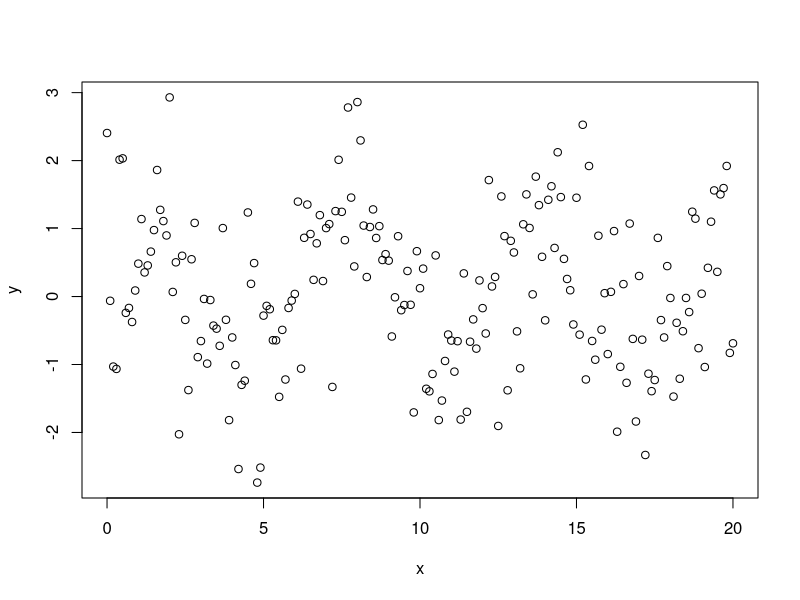

The R script that drew this image: (Note: this script raises an error after producing the figure.)

x<-seq(0,20,0.1)
y <- sin(x) + rnorm(x)
plot(x,y)




x<-seq(0,20,0.1)
y <- sin(x) + rnorm(x)

data<-data.frame(x,y)

ggplot(data, aes(x = x, y = y)) + 
  geom_point()+
  geom_line(aes(y=loocv_smoother(x,y,seq(0,1,0.1))),color="blue")


wave <- seq(0, 10, 0.2)
y <- sin(wave) + rnorm(wave)
data<-data.frame(x=wave,y=y)

#plot(x,y)

#wave <- seq(0, 10, 0.2)
#y <- sin(wave) + rnorm(wave)

smoother_loocv_v1(data$x,data$y)


#data<-data.frame(x=wave,y=y)

ggplot(data, aes(x = x, y = y)) + 
  geom_point()+
  geom_line(aes(y=smoother_loocv_v1(x,y)),color="blue")


ggplot(data, aes(x = x, y = y)) + 
  geom_point()+
  geom_line(aes(y=loocv_smoother(x,y, seq(0, 1, 0.1))),color="blue")


ggplot(data, aes(x = x, y = y)) + 
  geom_point()+
  geom_line(aes(y=smoother_loocv_v1(x,y)),color="blue")

ggplot(data, aes(x = x, y = y)) + 
  geom_point()+
  geom_line(aes(y=loocv_smoother(x,y,seq(0,1,0.1))),color="blue")

plot(wave, y)
lines(wave, l_m$S %*% y)
lines(wave, smoother_loocv_v1(wave,y))


ggplot(data, aes(x = Year, y = Temperature)) + 
  geom_point()+
  geom_line(aes(y=smoother_loocv_v1(data$Year,data$Temperature)),color="blue")

ggplot(Nuuk_year, aes(x = year, y = mean)) + 
  geom_point() + geom_smooth(se = FALSE) + 
  geom_smooth(method = "lm", formula = y ~ poly(x, 10), color = "red", se = FALSE) + 
  geom_smooth(method = "gam", formula = y ~ s(x, bs = "cr"), color = "purple", se = FALSE)+
  geom_line(aes(y=smoother_loocv_v1(Nuuk_year$year,Nuuk_year$mean)),color="blue")



x<-seq(0,20,0.1)
y <- sin(x) + rnorm(x)
data<-data.frame(x=x,y=y)

###